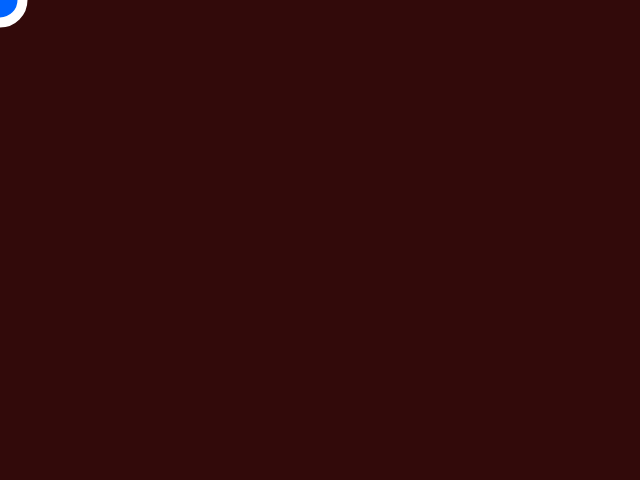
Frame 1 (no input)
Frame 60 (no input): identical to frame 1, image omitted
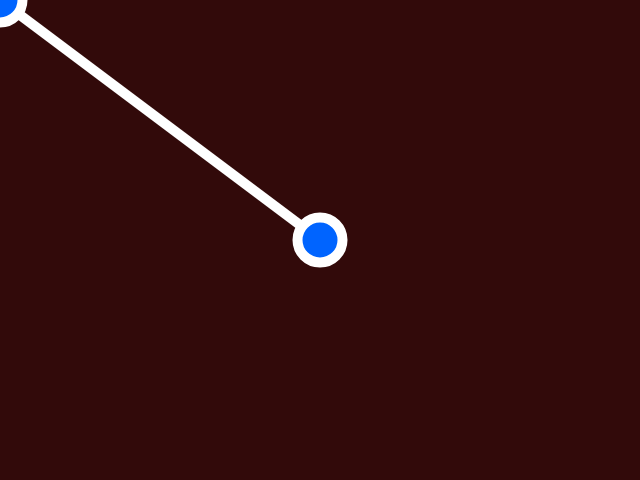
Frame 120 (the mouse pressed at the canvas centre since frame 60)

The p5.js sketch that drew these frames (run headless with seeded random() and noise() and a simulated clock; from frame 60 on, the mouse is pressed at the canvas centre):

// p5.js sketch
// ── sketch.js
//the point where you clicked should be starting point
var clickedX = 0;
var clickedY = 0;

function setup() {
	// create a place to draw
	createCanvas(640, 480);

}

function draw() {
	// clear the background
	background(50, 10, 10);
	strokeWeight(10);

	//when mouse is unpressed there is going to be a next starting position
	if (!mouseIsPressed) {
		clickedX = mouseX;
		clickedY = mouseY;

		//when mouse is pressed it should make a line that starts from where
		//it has clicked to the current mouse location
	} else {
		fill(0, 100, 255);
		stroke(255, 255, 255);
		line(clickedX, clickedY, mouseX, mouseY);
	}

	//when mouse is pressed circle should stay where its been clicked
	if (mouseIsPressed) {
		fill(0, 100, 255);
		stroke(255, 255, 255);
		ellipse(clickedX, clickedY, 45, 45);
	}

	fill(0, 100, 255);
	stroke(255, 255, 255);

	// one circle should always follow the cursor
	ellipse(mouseX, mouseY, 45, 45);
}
